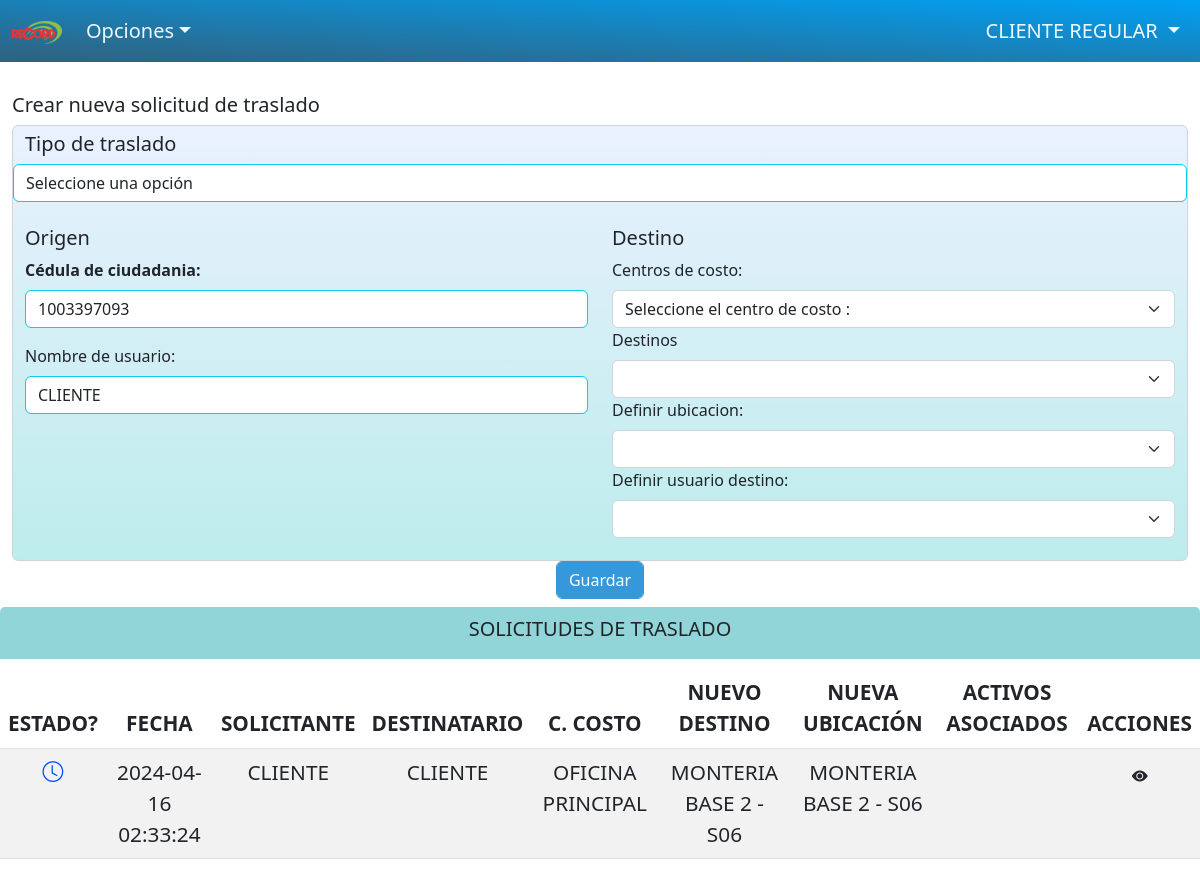
The app's page /cliente/traslados/solicitudes.php (signed in) with its own data.
### tables this page shows
CREATE TABLE `solicitudes_transferencia` (
  `id` int NOT NULL,
  `usuario_origen` int NOT NULL,
  `usuario_destino` int NOT NULL,
  `zona` int DEFAULT NULL,
  `centro_costo` int NOT NULL,
  `destino` int NOT NULL,
  `ubicacion` int NOT NULL,
  `fecha_solicitud` timestamp NULL DEFAULT CURRENT_TIMESTAMP,
  `estado` int NOT NULL DEFAULT '3'
);

CREATE TABLE `usuarios` (
  `identificacion` int NOT NULL,
  `nombres` varchar(45) DEFAULT NULL,
  `apellidos` varchar(50) NOT NULL,
  `usuario` varchar(45) DEFAULT NULL,
  `password` varchar(5000) DEFAULT NULL,
  `rol` int DEFAULT NULL,
  `fk_idzona` int DEFAULT NULL,
  `estado` int DEFAULT NULL
);

CREATE TABLE `centrocosto` (
  `idcentrocosto` int NOT NULL,
  `nombre_centrocosto` varchar(45) DEFAULT NULL,
  `fk_idzona` int DEFAULT NULL,
  `fk_pais` int DEFAULT NULL,
  `fk_departamento` int DEFAULT NULL,
  `fk_ciudad` int DEFAULT NULL,
  `estado` int DEFAULT NULL
);

CREATE TABLE `destino` (
  `desti_id` int NOT NULL,
  `nombre_destino` varchar(60) DEFAULT NULL,
  `fk_idcentrocosto` int DEFAULT NULL,
  `fk_pais` int DEFAULT NULL,
  `fk_departamento` int DEFAULT NULL,
  `fk_ciudad` int DEFAULT NULL,
  `estado` int DEFAULT NULL
);

CREATE TABLE `ubicacion` (
  `ubica_id` int NOT NULL,
  `nombre_ubicacion` varchar(1000) DEFAULT NULL,
  `fk_desti_id` int DEFAULT NULL,
  `fk_pais` int DEFAULT NULL,
  `fk_departamento` int DEFAULT NULL,
  `fk_ciudad` int DEFAULT NULL,
  `estado` int DEFAULT NULL
);

### cliente/usuarios/nombre_usuarios.php (called while the page is built, shortened)
<?php
if (isset($_SESSION["usuario"]) && !empty($_SESSION["usuario"]) && !empty($_SESSION["nombres"]) && !empty($_SESSION["apellidos"]) && !empty($_SESSION["identificacion"])
&& !empty($_SESSION["fk_idzona"])) {
    $identificacion = $_SESSION["identificacion"];
} else {
    header("Location: ../login.php");
    exit();
}
function obtenerRolUsuario($mysqli) {
    $usuario = $_SESSION["usuario"];
    $n_usuario = $_SESSION["nombres"];
    $sql = "SELECT rol FROM usuarios WHERE usuario = '$usuario'";
    $resultado = $mysqli->query($sql);
    if ($resultado) {
        $fila = $resultado->fetch_assoc();
        return $fila['rol'];
    } else {
        return 'desconocido';
    }
}
?>

### cliente/traslados/solicitudes.php (the view, shortened to what this page needs)
<?php
 include '../../database/db.php';
 include_once "../usuarios/nombre_usuarios.php";
    $sql = "SELECT st.id, st.estado, ett.nombre AS nombre_estado, st.fecha_solicitud, st.usuario_origen, usu.nombres AS nombre_usuario_origen,
    usua.nombres AS nombre_usuario_destino, cc.nombre_centrocosto AS centro_costo, ds.nombre_destino AS destino,
    ub.nombre_ubicacion AS ubicacion,
    CONCAT('(', GROUP_CONCAT(acs.id_activo SEPARATOR '), ('), ')') AS activos_enviados
    FROM solicitudes_transferencia st
    LEFT JOIN activos_solicitud acs ON st.id = acs.id_solicitud
    LEFT JOIN usuarios usu ON st.usuario_origen = usu.identificacion
    LEFT JOIN usuarios usua ON st.usuario_destino = usua.identificacion
    LEFT JOIN centrocosto cc ON st.centro_costo = cc.idcentrocosto
    LEFT JOIN destino ds ON st.destino = ds.desti_id
    LEFT JOIN ubicacion ub ON st.ubicacion = ub.ubica_id
    LEFT JOIN estadotraslado ett ON st.estado = ett.id
    WHERE usuario_origen = '$identificacion'
    GROUP BY st.id, st.fecha_solicitud";
    $result = $conexion->query($sql);
    $solicitudes = array();
    if ($result->num_rows > 0) {
        while($row = $result->fetch_assoc()) {
            $solicitudes[] = $row;
        }
    } else {
        echo "";
    }
?>
<!DOCTYPE html>
<html lang="en">
<head>
    <link rel="stylesheet" href="https://cdn.jsdelivr.net/npm/bootstrap@5.2.3/dist/css/bootstrap.min.css">
    <link rel="stylesheet" href="../../css/activos.css">
    <link href="https://unpkg.com/slim-select@latest/dist/slimselect.css" rel="stylesheet">
    <link rel="stylesheet" href="https://cdn.jsdelivr.net/npm/bootstrap-icons@1.11.3/font/bootstrap-icons.min.css">
</head>
<body>
    <?php
    include('headerSolicitudes.php');
    ?>
    <br>
    <div class="container">
        <h5>Crear nueva solicitud de traslado</h5>
        <div class="tzona">
            <div class="row">
                <div class="col-md-8">
                    <form action="procesos/crear_solicitudes.php" accept-charset="UTF-8" method="post">
                        <div class="form-control bg-card-personal">
                            <div class="row row-cols-2">
                                <h5>Tipo de traslado </h5>
                                <select class="form-control border border-info rounded-2" name="jerarquia_activo"
                                    id="jerarquia_activo">
                                    <option value="">Seleccione una opción</option>
                                </select>
                                <div class="col-6">
                                    <br>
                                    <h5>Origen</h5>
                                    <div class="mb-3">
                                        <label class="form-label fw-bolder ">Cédula de ciudadania:</label>
                                        <input value="<?php echo $identificacion; ?>"
                                            class="form-control border border-info rounded-2" readonly="readonly"
                                            type="text" name="solicitud_usuario_id" id="solicitud_usuario_id">
                                    </div>
                                    <div class="">
                                        <label class="form-label  ">Nombre de usuario:</label>
                                        <input value="<?php echo $n_usuario; ?>"
                                            class="form-control border border-info rounded-2" readonly="readonly"
                                            type="text" name="solicitud_usuario_nombre" id="solicitud_usuario_nombre">
                                    </div>
                                    <br>
                                </div>
                                <div class="col-6">
                                    <br>
                                    <h5>Destino</h5>
                                    <div class="">
                                        <div id="centers">
                                            <label class="form-label  " style="display: block" for="centrocosto">Centros
                                                de costo:</label>
                                            <select id="centrocosto" name="centrocosto" class="form-select"
                                                aria-label="Default select example" required>
                                                <option>Seleccione el centro de costo :</option>
                                            </select>
                                        </div>
                                    </div>
                                    <div class="">
                                        <label class="form-label" style="display: block" for="destinos">Destinos</label>
                                        <div id="destinosdiv">
                                            <select id="destinos" name="destinos" class="form-select"
                                                aria-label="Default select example" required>
                                            </select>
                                        </div>
                                    </div>
                                    <div class="">
                                        <label class="form-label " style="display: block">Definir ubicacion:</label>
                                        <div id="ubicacionesdiv">
                                            <select id="ubicaciones" name="ubicaciones" class="form-select"
                                                aria-label="Default select example">
                                            </select>
                                        </div>
                                    </div>
                                    <div class="mb-3">
                                        <label class="form-label ">Definir usuario destino:</label>
                                        <div id="usuariosdiv">
                                            <select id="destinatario" name="destinatario" class="form-select"
                                                aria-label="Default select example" required>
                                            </select>
                                        </div>
                                    </div>
                                </div>
                            </div>
                        </div>
                        <div class="">
                            <div>
                                <i class="separar d-flex bi">
                                    <span class="">
                                        <button name="button" type="submit" title="Actualiza los datos"
                                            class="btn third">
                                            Guardar
                                        </button>
                                    </span>
                                </i>
                            </div>
                        </div>
                    </form>
                </div>
            </div>
        </div>
    </div>
    <div class="row mt-2">
        <div class="col-md-8">
            <div class="tzona">
                <h5>SOLICITUDES DE TRASLADO</h5>
            </div>
            <table id="solicited-table" class="bigtable table table-striped table-hover">
                <thead class="text-dark">
                    <tr>
                        <th>ESTADO?</th>
                        <th>FECHA</th>
                        <th>SOLICITANTE</th>
                        <th>DESTINATARIO</th>
                        <th>C. COSTO</th>
                        <th>NUEVO DESTINO</th>
                        <th>NUEVA UBICACIÓN</th>
                        <th>ACTIVOS ASOCIADOS</th>
                        <th>ACCIONES</th>
                    </tr>
                </thead>
                <tbody id="soliciteds">
                    <?php foreach ($solicitudes as $solicitud): ?>
                    <tr>
                        <td>
                            <?php if ($solicitud['estado'] == 1): ?>
                            <i class="bi bi-hand-thumbs-up-fill" style="color:#109d34;" aria-hidden="true"></i>
                            <?php elseif ($solicitud['estado'] == 2): ?>
                            <i class="bi bi-hand-thumbs-down-fill" style="color:#d63410;" aria-hidden="true"></i>
                            <?php elseif ($solicitud['estado'] == 3): ?>
                            <i class="bi bi-clock" style="color:#0051FF;" aria-hidden="true"></i>
                            <?php endif; ?>
                        </td>
                        <td><?= $solicitud['fecha_solicitud']; ?></td>
                        <td>
                            <?= $solicitud['nombre_usuario_origen']; ?>
                        </td>
                        <td>
                            <?= $solicitud['nombre_usuario_destino']; ?>
                        </td>
                        <td>
                            <?= $solicitud['centro_costo']; ?>
                        </td>
                        <td><?= $solicitud['destino']; ?></td>
                        <td>
                            <?= $solicitud['ubicacion']; ?>
                        </td>
                        <td class="active-barcode">
                        </td>
                        <td>
                            <i class="separar">
                                <a class="bi bi-eye-fill text-dark btn"
                                    href="asignacion_activos.php?id_solicitud=<?= $solicitud['id']; ?>&nombre_solicitante=<?= $solicitud['usuario_origen']; ?>"></a>
                            </i>
                        </td>
                    </tr>
                    <?php endforeach; ?>
                </tbody>
            </table>
        </div>
    </div>
</body>
</html>

### css/activos.css (style rules this page uses)
body { height: 100%; margin: 0; font-size: 1.3rem; font-weight: 200; line-height: 1.5; color: #212529; background-color: #fff; -webkit-text-size-adjust: 100%; -webkit-tap-highlight-color: rgba(0, 0, 0, 0); background-image: url(../complemento/imagen/fondoweb.jpg); background-size: cover; background-repeat: no-repeat; background-attachment: fixed; }
.container, .container-fluid, .container-xxl, .container-xl, .container-lg, .container-md, .container-sm { --bs-gutter-x: 1.5rem; --bs-gutter-y: 0; width: 100%; padding-right: calc(var(--bs-gutter-x)* 0.5); padding-left: calc(var(--bs-gutter-x)* 0.5); margin-right: auto; margin-left: auto; }
.container-lg, .container-md, .container-sm, .container { max-width: 1300px; }
.container-md, .container-sm, .container { max-width: 960px; }
.container-sm, .container { max-width: 1300px; }
i { font-style: italic; }
.d-flex { display: flex !important; }
.row { --bs-gutter-x: 1.5rem; --bs-gutter-y: 0; display: flex; flex-wrap: wrap; margin-top: calc(-1* var(--bs-gutter-y)); margin-right: calc(-0.5* var(--bs-gutter-x)); margin-left: calc(-0.5* var(--bs-gutter-x)); }
.row .col-md-8 { width: 100%; }
.col-md-8 { flex: 0 0 auto; width: 66.66666667%; }
.col-md-8 .tzona { display: flex; justify-content: center; padding: 10px; background-color: rgba(36, 172, 177, 0.5); border-radius: 5px 5px 0 0; margin: auto; margin-bottom: 10px; font-weight: 100; }
.mt-2 { margin-top: 0.5rem !important; }
h6, .h6, h5, .h5, h4, .h4, h3, .h3, h2, .h2, h1, .h1 { margin-top: 0; margin-bottom: 0.5rem; font-weight: 500; line-height: 1.2; }
.btn { --bs-btn-padding-x: 0.75rem; --bs-btn-padding-y: 0.375rem; --bs-btn-font-family: ; --bs-btn-font-size: 1rem; --bs-btn-font-weight: 400; --bs-btn-line-height: 1.5; --bs-btn-color: #ffffff; --bs-btn-bg: transparent; --bs-btn-border-width: 1px; --bs-btn-border-color: transparent; --bs-btn-border-radius: 0.375rem; --bs-btn-box-shadow: inset 0 1px 0 rgba(255, 255, 255, 0.15), 0 1px 1px rgba(0, 0, 0, 0.075); --bs-btn-disabled-opacity: 0.65; --bs-btn-focus-box-shadow: 0 0 0 0.25rem rgba(var(--bs-btn-focus-shadow-rgb), .5); display: inline-block; padding: var(--bs-btn-padding-y) var(--bs-btn-padding-x); font-family: var(--bs-btn-font-family); font-size: var(--bs-btn-font-size); font-weight: var(--bs-btn-font-weight); line-height: var(--bs-btn-line-height); color: var(--bs-btn-color); text-align: center; text-decoration: none; vertical-align: middle; cursor: pointer; user-select: none; border: var(--bs-btn-border-width) solid var(--bs-btn-border-color); border-radius: var(--bs-btn-border-radius); background-color: var(--bs-btn-bg); transition: color 0.15s ease-in-out, background-color 0.15s ease-in-out, border-color 0.15s ease-in-out, box-shadow 0.15s ease-in-out; }
.third { border-color: #3498db; color: #fff; box-shadow: 0 0 40px 40px #3498db inset, 0 0 0 0 #3498db; -webkit-transition: all 150ms ease-in-out; transition: all 150ms ease-in-out; }
.table { --bs-table-color: var(--bs-body-color); --bs-table-bg: transparent; --bs-table-border-color: var(--bs-border-color); --bs-table-accent-bg: transparent; --bs-table-striped-color: var(--bs-body-color); --bs-table-striped-bg: rgba(0, 0, 0, 0.05); --bs-table-active-color: var(--bs-body-color); --bs-table-active-bg: rgba(0, 0, 0, 0.1); --bs-table-hover-color: var(--bs-body-color); --bs-table-hover-bg: rgba(0, 0, 0, 0.075); width: 100%; margin-bottom: 1rem; color: var(--bs-table-color); vertical-align: top; border-color: var(--bs-table-border-color); text-align: center; }
.table > tbody { vertical-align: inherit; }
thead, tbody, tfoot, tr, td, th { border-color: inherit; border-style: solid; border-width: 0; }
.text-dark { --bs-text-opacity: 1; color: rgba(var(--bs-dark-rgb), var(--bs-text-opacity)) !important; }
.table > :not(caption) > * > * { padding: 0.5rem 0.5rem; background-color: var(--bs-table-bg); border-bottom-width: 1px; box-shadow: inset 0 0 0 9999px var(--bs-table-accent-bg); }
.separar { display: flex; justify-content: center; list-style: none; }
.bg-card-personal { background: rgb(34, 193, 195); background: linear-gradient(0deg, rgba(34, 193, 195, 0.3) 0%, rgba(45, 115, 253, 0.1) 100%); }
*, *::before, *::after { box-sizing: border-box; }

### records on screen
solicitudes_transferencia: fecha_solicitud "2024-04-16 02:33:24", usuario_origen.nombres "CLIENTE", centro_costo.nombre_centrocosto "OFICINA PRINCIPAL", destino.nombre_destino "MONTERIA BASE 2 - S06", ubicacion.nombre_ubicacion "MONTERIA BASE 2 - S06"

### other values on screen
$n_usuario "CLIENTE"
$apellidos "REGULAR"
